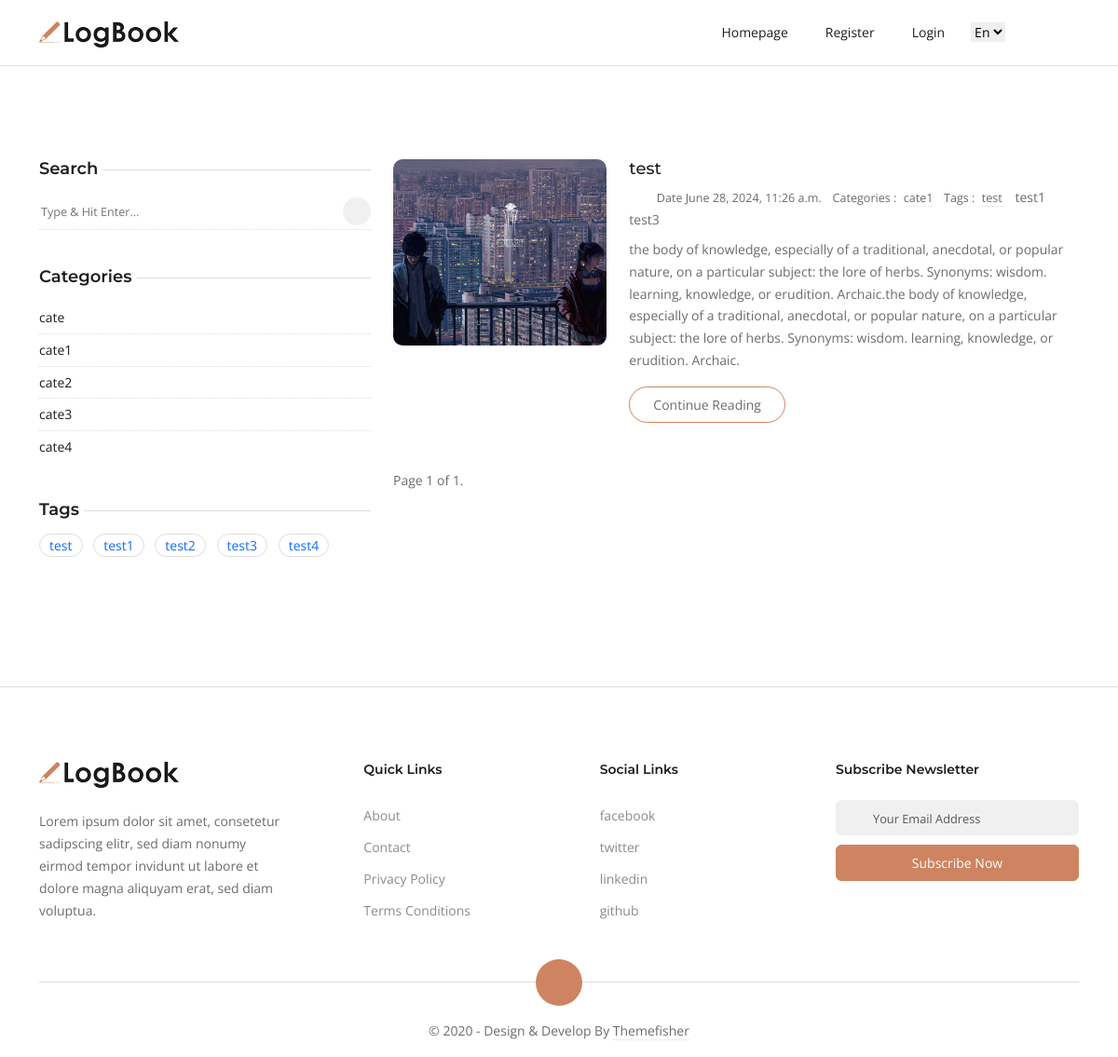
/main-left, run on an earlier commit of the app's database.
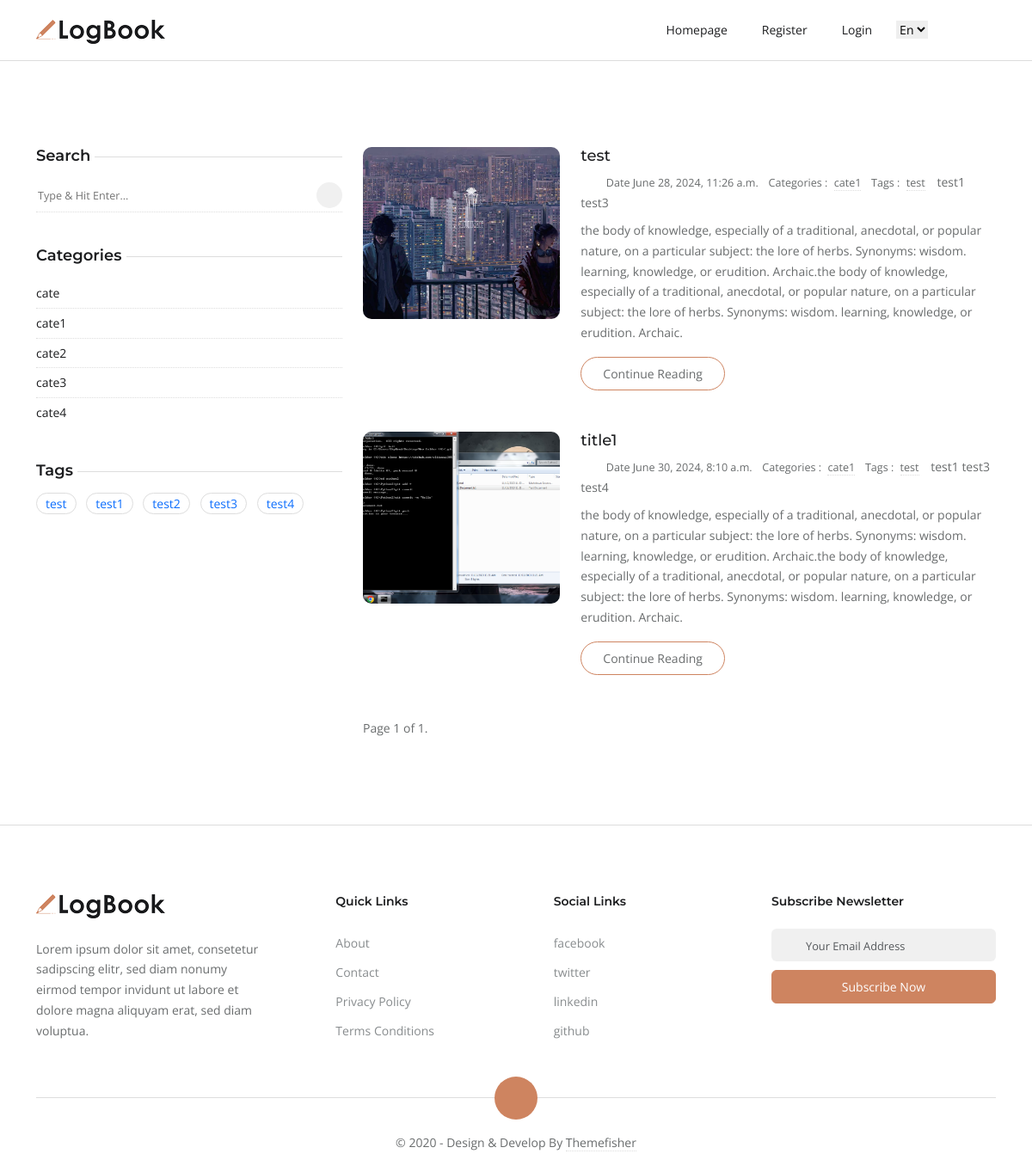
And on a later commit of the database.
### blog/models.py (models this page shows, shortened)
class Category(models.Model):
    name = models.CharField(max_length=255)
    slug = models.SlugField(unique=True, null=True)

class Tag(models.Model):
    name = models.CharField(max_length=255)

class Post(models.Model):
    title = models.CharField(max_length=255)
    content = models.TextField(help_text="Content of the post")
    author = models.CharField(max_length=255, default='alireza',null=True)
    image = models.ImageField(upload_to='photo')
    created_at = models.DateTimeField(auto_now_add=True)
    category = models.ForeignKey(Category, on_delete=models.CASCADE, default=0)
    tag = models.ManyToManyField(Tag)
    likes_count = models.PositiveIntegerField(default=0)

### blog/views.py (the view)
# urls.py: path('main-left',main_left ,name='main-left'),
def main_left(request):
    p = Post.objects.all()
    paginator = Paginator(p, 3)
    t = Tag.objects.all()
    c = Category.objects.all()
    page_number = request.GET.get('page')
    page_obj = paginator.get_page(page_number)
    return render(request, 'index-full-left.html', {'page_obj': page_obj, 'tags': t, 'categories': c})

### templates/index-full-left.html (shortened to what this page needs)
{% extends 'base.html' %}
{% block content %}
  <section class="section">
    <div class="container">
      <div class="row">
        <aside class="col-lg-4">
            <div class="widget">
               <h5 class="widget-title"><span>Search</span></h5>
               <form action="{% url 'search' %}" class="widget-search" method="GET">
                  <input id="search-query" name="q" type="search" placeholder="Type & Hit Enter...">
                  <button type="submit"><i class="ti-search"></i></button>
               </form>
            </div>
            <div class="widget">
               <h5 class="widget-title"><span>Categories</span></h5>
               <ul class="list-unstyled widget-list">
                  {% for category in categories %}
                  <li><a href="{% url 'filter_category' slug=category.slug %}" class="d-flex">{{ category.name }}</a></li>
                  {% endfor %}
               </ul>
            </div>
            <div class="widget">
               <h5 class="widget-title"><span>Tags</span></h5>
               <ul class="list-inline ">
                  {% for tag in tags %}
                  <li style="  padding: 2px 10px;border: 1px solid #ddd;border-radius: 40px;display: inline !important;color: #696c6d;" class="list-inline-item"><a href="#!">{{ tag.name }}</a></li>
                  {% endfor %}
               </ul>
            </div>
         </aside>
         <div class="col-lg-8  mb-5 mb-lg-0">
            {% for post in page_obj %}
            <article class="row mb-5">
               <div class="col-md-4 mb-4 mb-md-0">
                  <div class="post-slider slider-sm">
                     <img loading="lazy" src="{{ post.image.url }}" class="img-fluid" alt="post-thumb"
                        style="height:200px; object-fit: cover;">
                  </div>
               </div>
               <div class="col-md-8">
                  <h3 class="h5"><a class="post-title" href="post-elements.html">{{ post.title }}</a></h3>
                  <ul class="list-inline post-meta mb-2">
                     <li class="list-inline-item"><i class="ti-user mr-2"></i>{{ post.auther }}
                     </li>
                     <li class="list-inline-item">Date {{ post.created_at }}</li>
                     <li class="list-inline-item">Categories : <a href="{% url 'filter_category' slug=post.category.slug %}" class="ml-1">{{ post.category.name }} </a>
                     </li>
                     <li class="list-inline-item">Tags : <a href="#!" class="ml-1">
                           {% for t in post.tag.all %}
                           {{t.name}} </a>
                     </li>
                     {% endfor %}
                  </ul>
                  <p>{{ post.content }}</p> <a href="{% url 'post_detail' pk=post.id %}"
                     class="btn btn-outline-primary">Continue Reading</a>
               </div>
            </article>
            {% endfor %}
            <div class="pagination">
               <span class="step-links">
                  <span class="current">
                     Page {{ page_obj.number }} of {{ page_obj.paginator.num_pages }}.
                  </span>
               </span>
            </div>
         </div>
      </div>
    </div>
  </section>
{% endblock %}

What changed in the data, as far as the page shows it:
added Post: image (picture), title "title1", created_at "June 30, 2024, 8:10 a.m.", category.name "cate1", content "the body of knowledge, especially of a traditional, anecdotal, or popular nature, on a particular subject: the lore of herbs. Synonyms: wisdom. learning, knowledge, or erudition. Archaic.the body of knowledge, especially of a traditional, anecdotal, or popular nature, on a particular subject: the lore of herbs. Synonyms: wisdom. learning, knowledge, or erudition. Archaic.", Tag (name "test"), Tag (name "test1"), Tag (name "test3"), Tag (name "test4")
